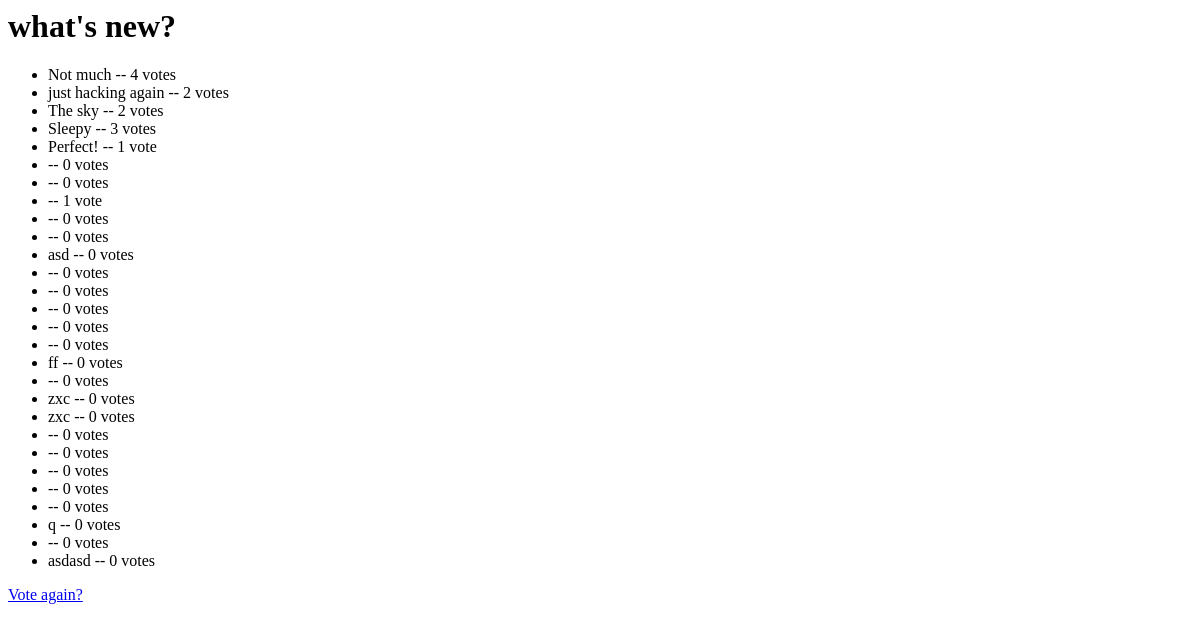
/polls/1/results/, run on an earlier commit of the app's database.
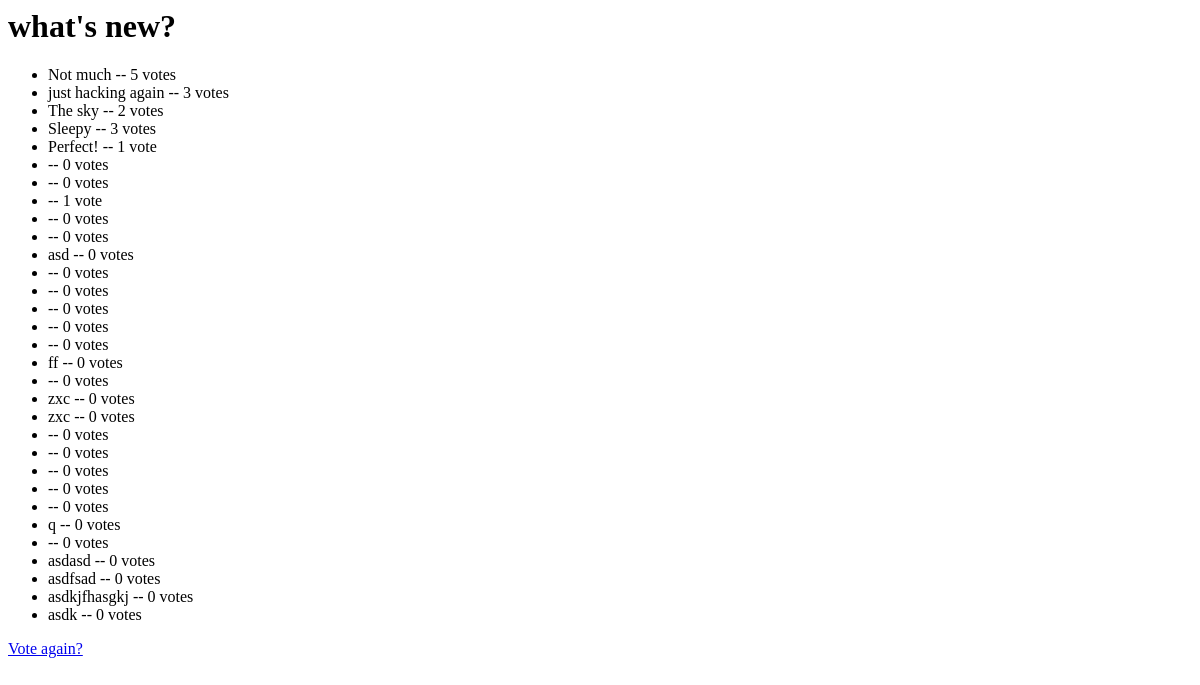
And on a later commit of the database.
### polls/models.py (models this page shows, shortened)
class Choice(models.Model):
    question = models.ForeignKey(Question, on_delete=models.CASCADE)
    choice_text = models.CharField('선택한 내용',max_length=200)
    votes = models.IntegerField(default=0)

### polls/views.py (the view)
# urls.py: url(r'^(?P<question_id>[0-9]+)/results/$', views.results, name='results'),
def results(request, question_id):
    question = get_object_or_404(Question, pk=question_id)
    return render(request, 'results.html', {'question': question})

### polls/templates/results.html
<h1>{{ question.question_text }}</h1>
<ul>
	{% for choice in question.choice_set.all %}
	    <li>{{ choice.choice_text }} -- {{ choice.votes }} vote{{ choice.votes|pluralize }}</li>
	    {% endfor %}
</ul>
<a href="{% url 'poll:detail' question.id %}">Vote again?</a>

What changed in the data, as far as the page shows it:
changed Choice "Not much": votes "4" → "5"
changed Choice "just hacking again": votes "2" → "3"
added Choice: choice_text "asdfsad", votes "0"
added Choice: choice_text "asdkjfhasgkj", votes "0"
added Choice: choice_text "asdk", votes "0"
